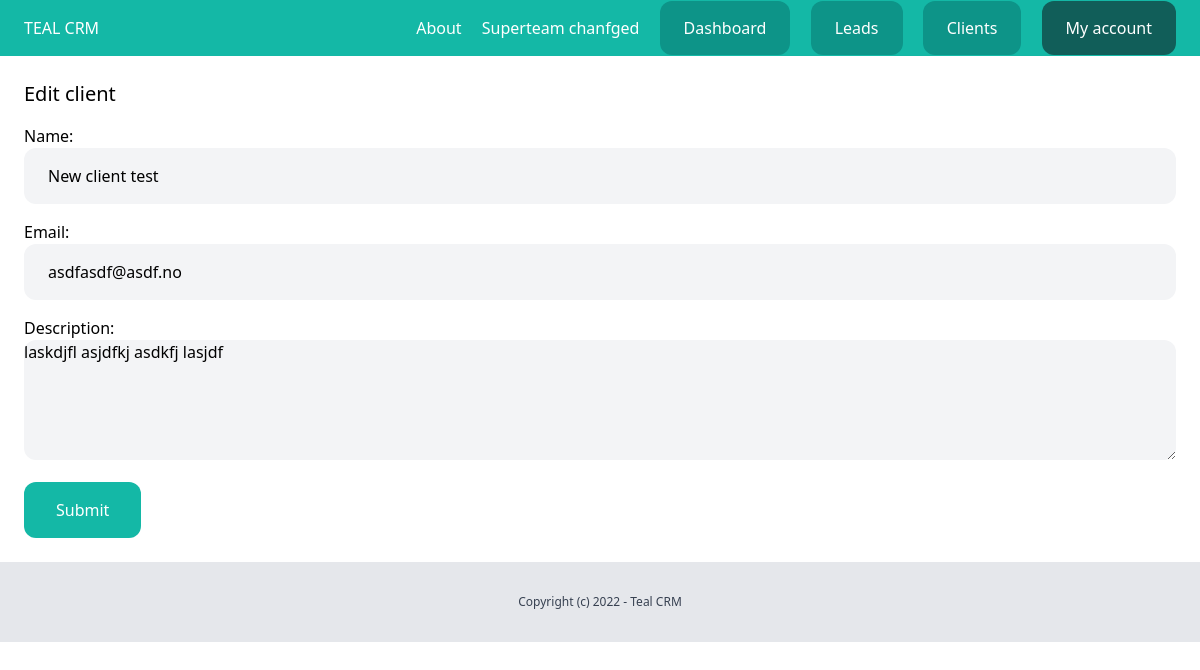
Page /dashboard/clients/2/edit/ (signed in) on the committed database.
### team/models.py (models this page shows, shortened)
class Team(models.Model):
    plan = models.ForeignKey(Plan, related_name='teams', blank=True, null=True, on_delete=models.CASCADE)
    name = models.CharField(max_length=100)
    members = models.ManyToManyField(User, related_name='teams')
    created_by = models.ForeignKey(User, related_name='created_teams', on_delete=models.CASCADE)
    created_at = models.DateTimeField(auto_now_add=True)

### client/models.py (models this page shows, shortened)
class Client(models.Model):
    team = models.ForeignKey(Team, related_name='clients', on_delete=models.CASCADE)
    name = models.CharField(max_length=255)
    email = models.EmailField()
    description = models.TextField(blank=True, null=True)
    created_by = models.ForeignKey(User, related_name='clients', on_delete=models.CASCADE)
    created_at = models.DateTimeField(auto_now_add=True)
    modified_at = models.DateTimeField(auto_now=True)
    class Meta:
        ordering = ('name',)

### client/views.py (the view)
# urls.py: path('<int:pk>/edit/', views.clients_edit, name='edit'),
@login_required
def clients_edit(request, pk):
    team = request.user.userprofile.active_team
    client = get_object_or_404(team.clients, pk=pk)
    if request.method == 'POST':
        form = AddClientForm(request.POST, instance=client)
        if form.is_valid():
            form.save()
            messages.success(request, 'The changes was saved.')
            return redirect('clients:list')
    else:
        form = AddClientForm(instance=client)
    return render(request, 'client/clients_edit.html', {
        'form': form
    })

### client/forms.py
class AddClientForm(forms.ModelForm):
    name = forms.CharField(
        widget=forms.TextInput(attrs={"class": "w-full py-4 px-6 rounded-xl bg-gray-100"})
    )
    email = forms.CharField(
        widget=forms.TextInput(attrs={"class": "w-full py-4 px-6 rounded-xl bg-gray-100"})
    )
    description = forms.CharField(
        widget=forms.Textarea(attrs={"rows":"5", "class": "w-full bg-gray-100 rounded-xl"})
    )
    class Meta:
        model = Client
        fields = ('name', 'email', 'description',)

### team/context_processors.py (called while the page is built)
def active_team(request):
    if request.user.is_authenticated:
        active_team = request.user.userprofile.get_active_team()
        if not active_team:
            active_team = Team.objects.filter(created_by=request.user)[0]
    else:
        active_team = None
    return {'active_team': active_team}

### userprofile/models.py (called while the page is built)
    def get_active_team(self):
        if self.active_team:
            return self.active_team
        else:
            return Team.objects.filter(members__in=[self.user.id]).first()

### client/templates/client/clients_edit.html (shortened to what this page needs)
{% extends 'core/base.html' %}
{% block content %}
    <div class="py-6 px-6">
        <h1 class="text-xl">Edit client</h1>
        <form method="post" action="." class="space-y-4">
            {{ form.as_p }}
            <button class="py-4 px-8 bg-teal-500 text-white rounded-xl">Submit</button>
        </form>
    </div>
{% endblock %}

### core/templates/core/partials/nav.html
<nav class="py-4 px-6 flex justify-between bg-teal-500">
    <a href="/" class="text-white font-product-sans text-3xl">TEAL CRM</a>
    <div class="space-x-4">
        <a href="{% url 'about' %}" class="text-white">About</a>
        {% if request.user.is_authenticated %}
            <a href="{% url 'team:detail' active_team.id %}" class="text-white">{{ active_team.name }}</a>
            <a href="{% url 'dashboard:index' %}" class="py-4 px-6 bg-teal-600 rounded-xl text-white">Dashboard</a>
            <a href="{% url 'leads:list' %}" class="py-4 px-6 bg-teal-600 rounded-xl text-white">Leads</a>
            <a href="{% url 'clients:list' %}" class="py-4 px-6 bg-teal-600 rounded-xl text-white">Clients</a>
            <a href="{% url 'userprofile:myaccount' %}" class="py-4 px-6 bg-teal-800 rounded-xl text-white">My account</a>
        {% else %}
            <a href="{% url 'login' %}" class="py-4 px-6 bg-teal-600 rounded-xl text-white">Log in</a>
            <a href="{% url 'userprofile:signup' %}" class="py-4 px-6 bg-teal-300 rounded-xl text-white">Sign up</a>
        {% endif %}
    </div>
</nav>

### rows in the picture
Team: name "Superteam chanfged"
Client: name "New client test", email "asdfasdf@asdf.no", description "laskdjfl asjdfkj asdkfj lasjdf"
